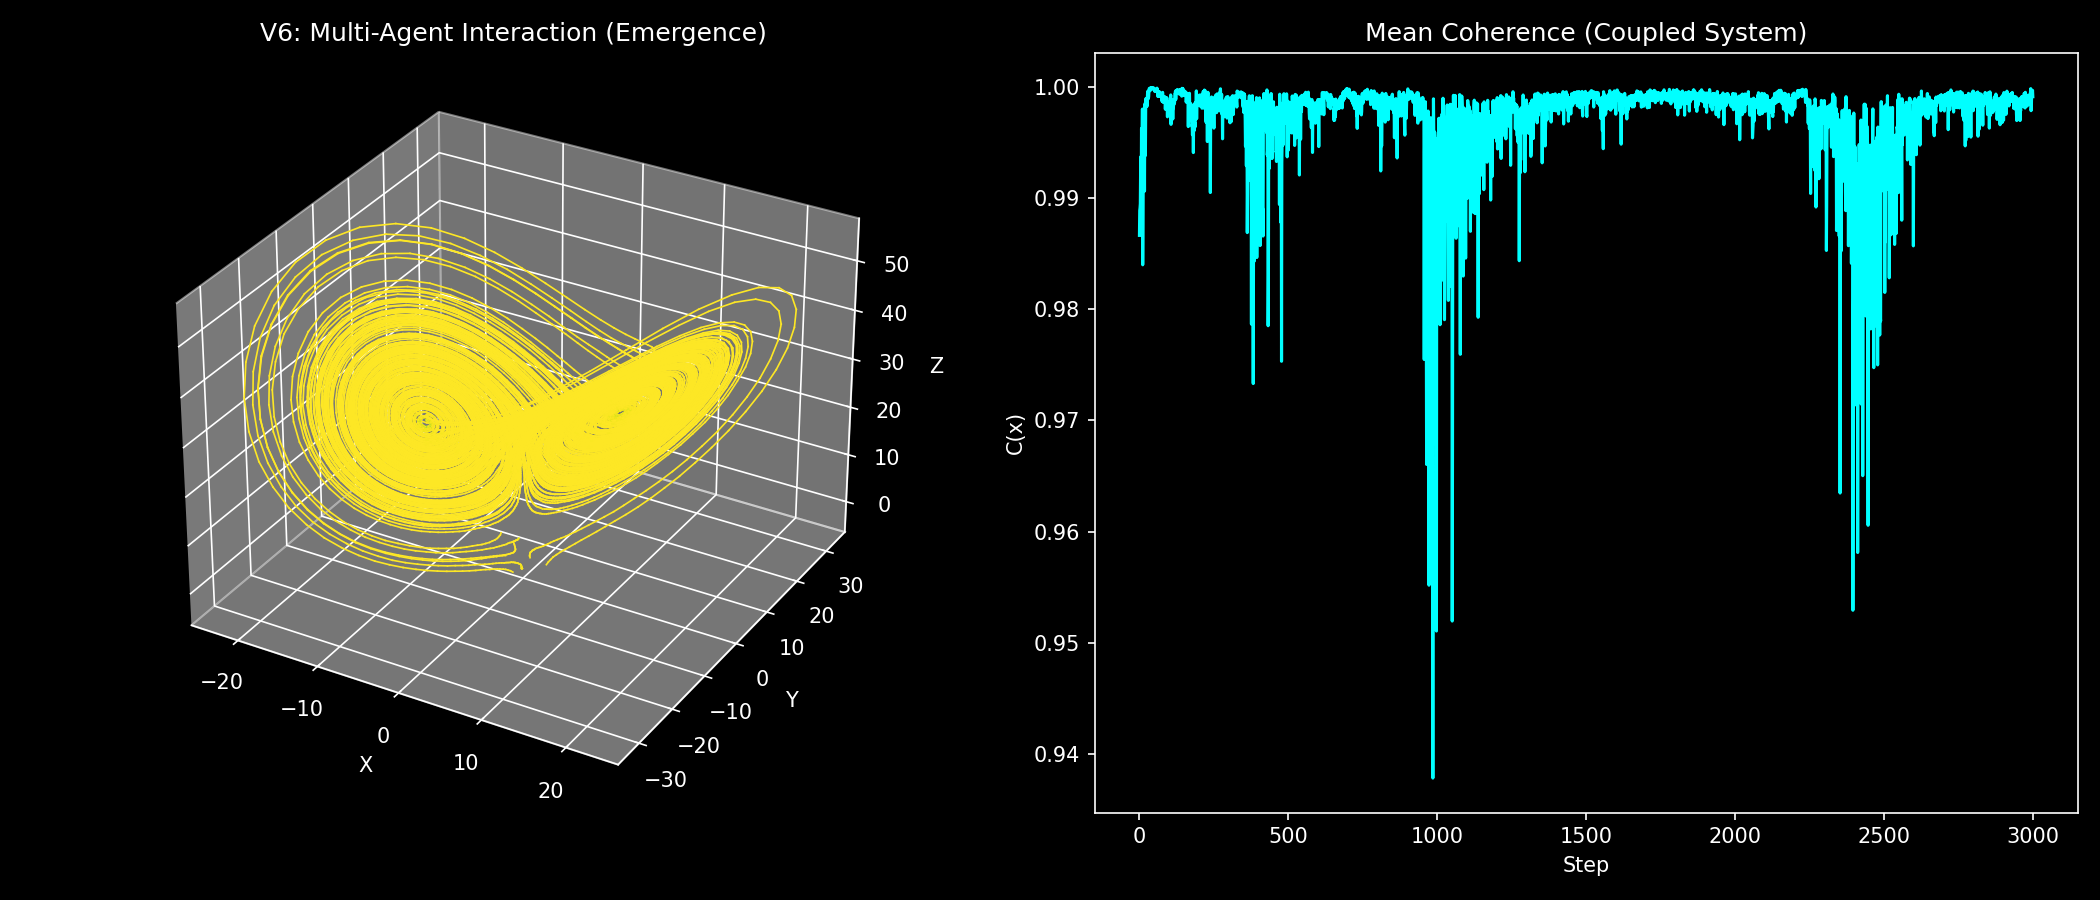

Reproduce this figure in Python.
import numpy as np
import matplotlib.pyplot as plt

plt.style.use("dark_background")

# ============================
# 1. Lorenz System
# ============================

sigma = 10.0
rho = 28.0
beta = 8.0 / 3.0

def lorenz(x):
    dx = sigma * (x[1] - x[0])
    dy = x[0] * (rho - x[2]) - x[1]
    dz = x[0] * x[1] - beta * x[2]
    return np.array([dx, dy, dz])


# ============================
# 2. Parameters
# ============================

dt = 0.01
steps = 3000
noise_strength = 2.0

n_agents = 8
coupling_strength = 0.05  # 🔥 KEY PARAM

agents = [np.random.randn(3) * 2 for _ in range(n_agents)]

trajectories = [[] for _ in range(n_agents)]
coherences = [[] for _ in range(n_agents)]


# ============================
# 3. Simulation
# ============================

for _ in range(steps):

    # 🔥 global mean state (interaction)
    mean_state = np.mean(agents, axis=0)

    for i in range(n_agents):

        x = agents[i]

        dx = lorenz(x)
        noise = noise_strength * np.random.randn(3)
        dx_obs = dx + noise

        # 🔥 interaction term
        interaction = coupling_strength * (mean_state - x)

        dx_total = dx_obs + interaction

        # coherence
        dx_field = lorenz(x)
        num = np.dot(dx_total, dx_field)
        denom = np.linalg.norm(dx_total) * np.linalg.norm(dx_field) + 1e-8
        c = num / denom

        # update
        x = x + dt * dx_total

        agents[i] = x
        trajectories[i].append(x.copy())
        coherences[i].append(c)


# convert
trajectories = [np.array(traj) for traj in trajectories]
coherences = [np.array(c) for c in coherences]


# ============================
# 4. Visualization
# ============================

fig = plt.figure(figsize=(14, 6))

# --- Trajectories ---
ax = fig.add_subplot(121, projection='3d')

for i in range(n_agents):
    traj = trajectories[i]
    coh = coherences[i]

    for j in range(len(traj) - 1):
        color = plt.cm.viridis((coh[j] + 1) / 2)
        ax.plot(
            traj[j:j+2, 0],
            traj[j:j+2, 1],
            traj[j:j+2, 2],
            color=color,
            linewidth=0.8
        )

ax.set_title("V6: Multi-Agent Interaction (Emergence)")
ax.set_xlabel("X")
ax.set_ylabel("Y")
ax.set_zlabel("Z")


# --- Mean coherence ---
ax2 = fig.add_subplot(122)

mean_coherence = np.mean(np.array(coherences), axis=0)
ax2.plot(mean_coherence, color="cyan")

ax2.set_title("Mean Coherence (Coupled System)")
ax2.set_xlabel("Step")
ax2.set_ylabel("C(x)")


plt.tight_layout()
plt.savefig("APPLICATIONS/core_demos/lorenz_nexah_v6_interaction.png", dpi=150)
plt.show()


# ============================
# 5. Output
# ============================

print("Agents:", n_agents)
print("Coupling:", coupling_strength)
print("Mean coherence:", np.mean(mean_coherence))
print("Min coherence:", np.min(mean_coherence))
